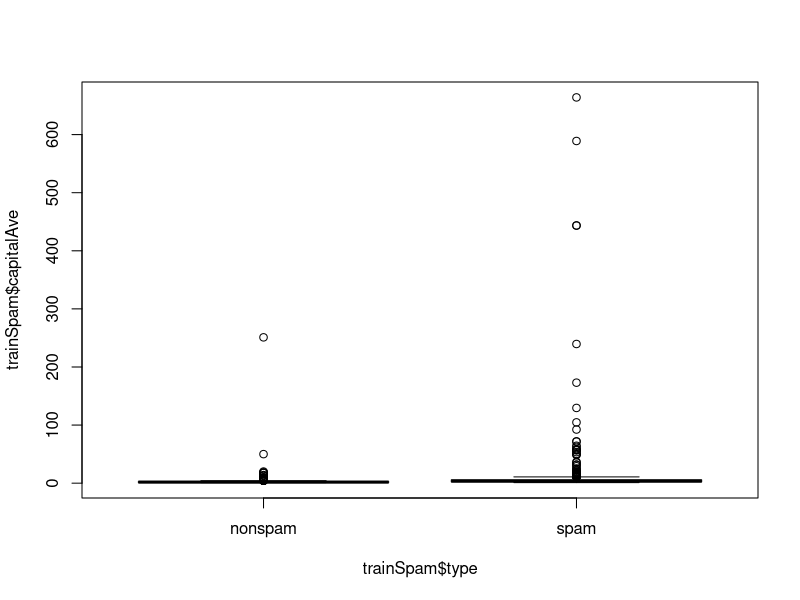
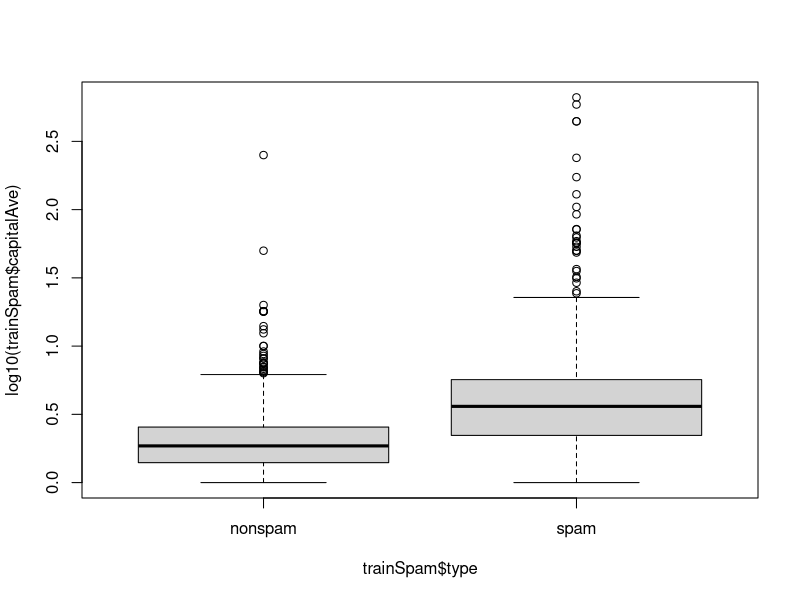
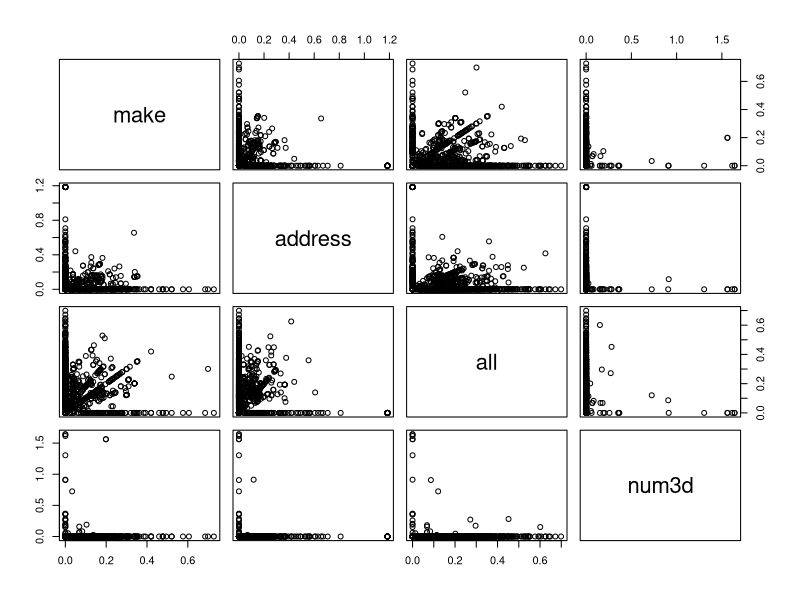
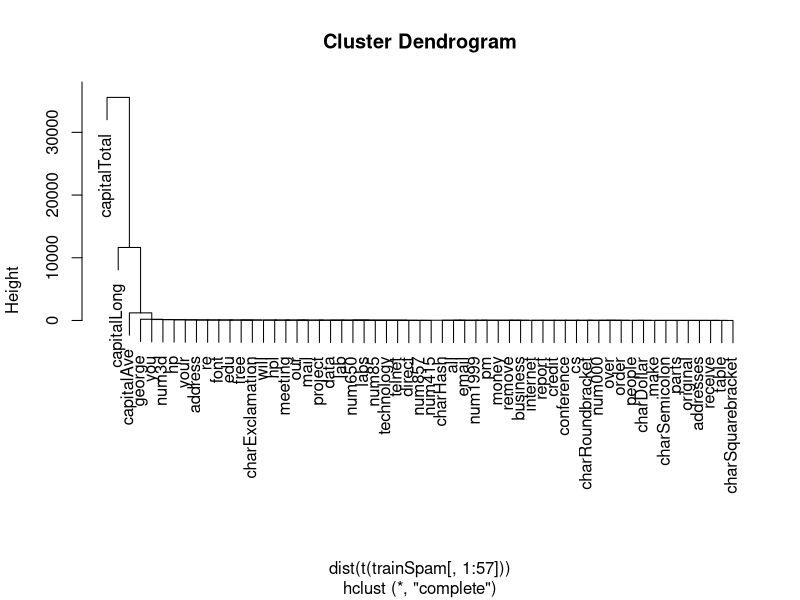
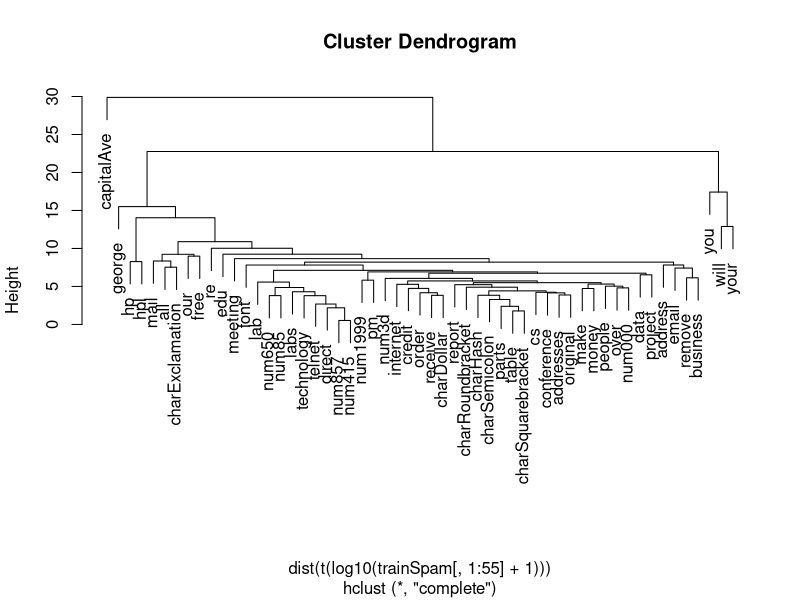

Reproduce these figures in R, in order.
## ---- chunk 1
library(kernlab)
data(spam)
str(spam[,1:5]) #Can i take quantitative characteristics of data to qualify as spam or not?
## ---- chunk 2
set.seed(3435)
trainIndicator = rbinom(4601, size = 1, prob = 0.5)
table(trainIndicator)
trainSpam = spam[trainIndicator ==1,]
testSpam = spam[trainIndicator == 0,]
## ---- chunk 3
names(trainSpam)
head(trainSpam)
table(trainSpam$type)
## ---- chunk 4
plot(trainSpam$capitalAve ~ trainSpam$type) # or let's take the log since the data is already
#really skewed.
plot(log10(trainSpam$capitalAve) ~ trainSpam$type) # We can add 1 in exploratory data analysis since al ot of numbers are 0
# So we ca see that there's a lot more capitals in actual spam than non-spam.
plot(log10(trainSpam[, 1:4] + 1)) #relationship between other features
hCluster = hclust(dist(t(trainSpam[, 1:57])))
plot(hCluster) # very sensitive to skewness in distribution of individual variables
#let's do log then to reduce skewness.
hClusterUpdated = hclust(dist(t(log10(trainSpam[,1:55] + 1))))
plot(hClusterUpdated) # now we can see some more interesting clusters.
## ---- chunk 5
trainSpam$numType = as.numeric(trainSpam$type) - 1
predictorModel = glm(numType ~ charDollar, family = "binomial", data = trainSpam)
predictionTest = predict(predictorModel, testSpam)
predictedSpam = rep("nonspam", dim(testSpam)[1])

predictedSpam[predictorModel$fitted > 0.5] = "spam"

table(predictedSpam, testSpam$type)

## Error rate
(61 + 458)/(1346 + 458 + 61 + 449)
